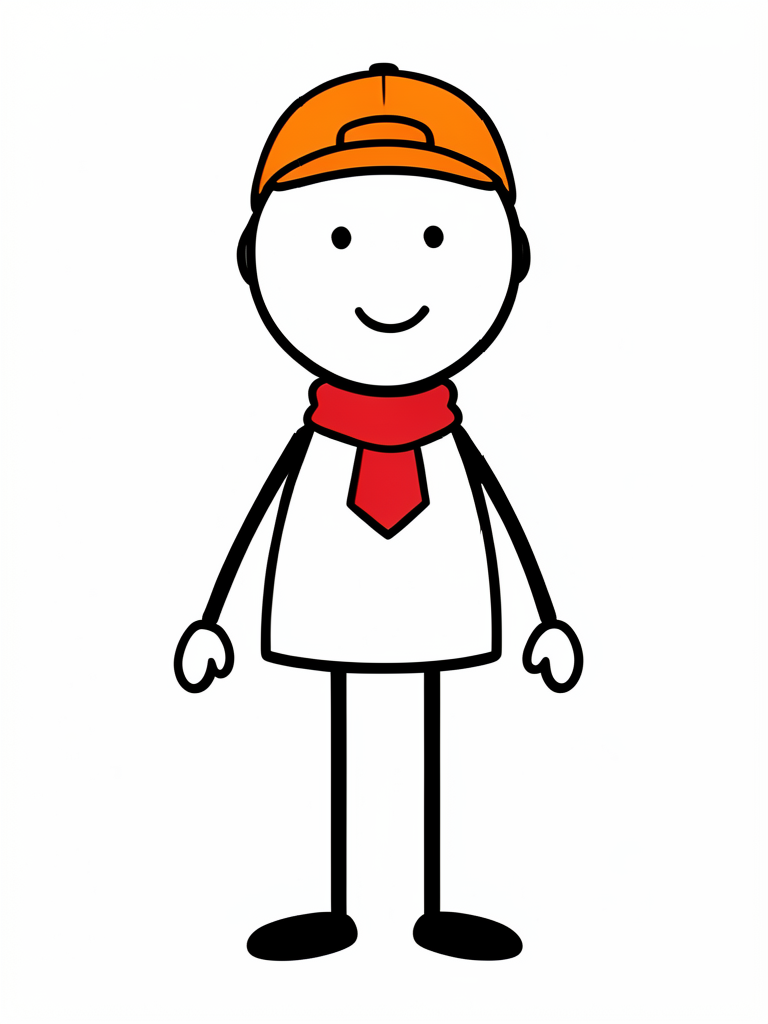
#> input picture stickman/characters/max_front.png, 768 x 1024 px
$ python -i overlays.py   (imports and definitions only)
#> lines starting #> are read from the running program, lines starting #| are printed output that depends on the picture
#> further down, picture is the input picture: PIL image 768x1024 RGB; mean R, G, B 236.5, 231.7, 229.4
"""On-screen graphics that make a video's idea visible: badges over heads (battery %, price tags), corner HUD widgets,
note banners, motion-graphic scenes (big number, chart, versus, timeline), comic impact bursts and a passing car.
All drawn with Pillow straight onto the frame, so they are crisp, consistent and cost almost nothing to render."""
import math

from PIL import Image, ImageDraw, ImageFilter, ImageFont

FONT_BOLD = r"C:\Windows\Fonts\segoeuib.ttf"
INK = (14, 14, 18)
WHITE = (250, 250, 250)
YELLOW = (255, 214, 64)
_fonts = {}


# [5 lines left out: function font, not called in this run]


def _ease(x):
    x = min(1.0, max(0.0, x))
    return x * x * (3 - 2 * x)


# [6 lines left out: function value_at, not called in this run]


def battery_color(v):
    return (80, 200, 255) if v > 100 else (70, 210, 90) if v > 50 else (250, 196, 40) if v > 20 else (235, 60, 50)


# [189 lines left out: functions _battery, badge, hud, note, burst, car and 2 more, not called in this run]


def graphic_backdrop(plate_frame):
    """Darken and blur the scene so the graphic reads on top of it."""
    small = plate_frame.resize((plate_frame.width // 8, plate_frame.height // 8)).filter(ImageFilter.GaussianBlur(3))
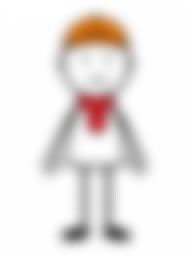
#> small: PIL image 96x128 RGB (shown 2 times larger); mean R, G, B 236.4, 231.5, 229.3
    return Image.eval(small.resize(plate_frame.size, Image.BILINEAR), lambda v: int(v * 0.32))
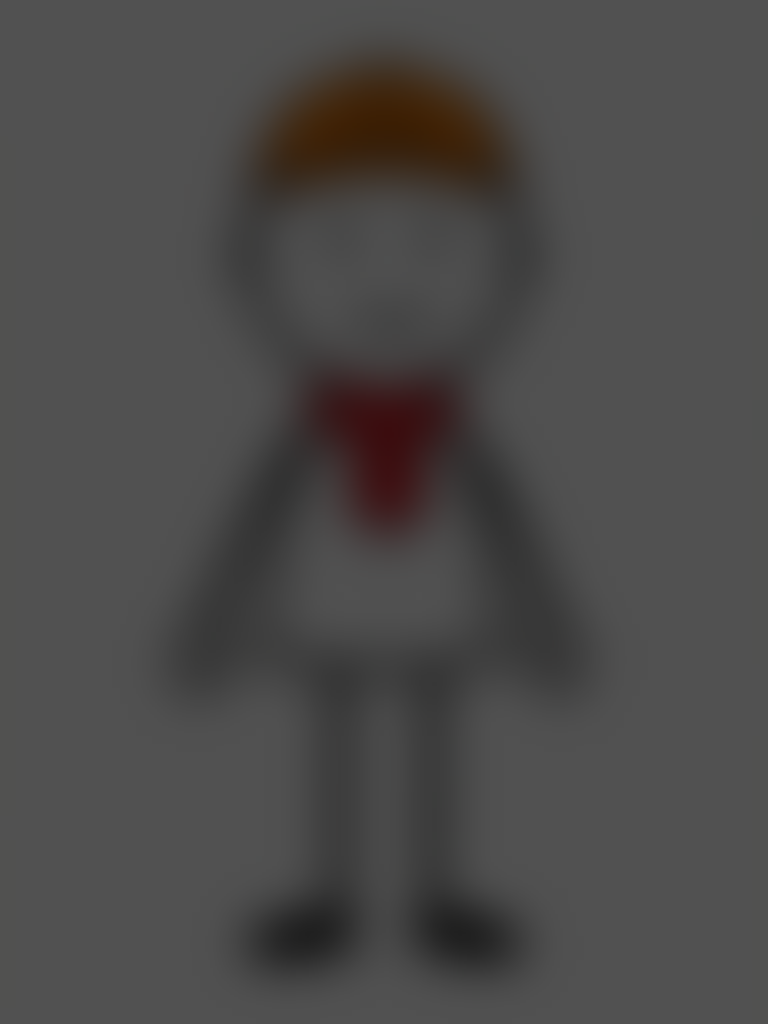
#> returned value: PIL image 768x1024 RGB; mean R, G, B 75.3, 73.7, 73

>>> from PIL import Image
>>> picture = Image.open('characters/max_front.png')
>>> result = graphic_backdrop(picture)
